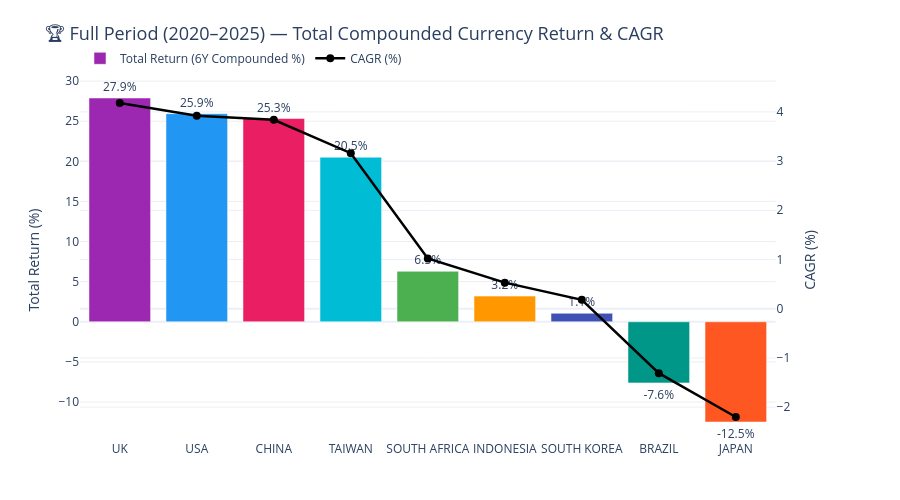

The notebook cell this image was saved under:
### Code cell
# ── Graph 4: Total Return bar + CAGR line ──
total_sorted = total_df.sort_values('Total Net Return (%)', ascending=False)

fig = make_subplots(specs=[[{'secondary_y': True}]])

fig.add_trace(go.Bar(
    x=total_sorted['Country'],
    y=total_sorted['Total Net Return (%)'],
    name='Total Return (6Y Compounded %)',
    marker_color=[COUNTRY_COLORS[c] for c in total_sorted['Country']],
    text=[f'{v:.1f}%' for v in total_sorted['Total Net Return (%)']],
    textposition='outside'
), secondary_y=False)

fig.add_trace(go.Scatter(
    x=total_sorted['Country'],
    y=total_sorted['CAGR (%)'],
    name='CAGR (%)',
    line=dict(color='black', width=2.5),
    mode='lines+markers',
    marker=dict(size=8)
), secondary_y=True)

fig.update_layout(
    title=dict(text='🏆 Full Period (2020–2025) — Total Compounded Currency Return & CAGR', font=dict(size=18)),
    height=500,
    plot_bgcolor='rgba(0,0,0,0)',
    yaxis=dict(gridcolor='#eee', title='Total Return (%)'),
    legend=dict(orientation='h', yanchor='bottom', y=1.02),
    margin=dict(t=80, b=60)
)
fig.update_yaxes(title_text='CAGR (%)', secondary_y=True)
fig.show()

### Figure 1 — Plotly figure (JSON) as saved in the notebook; plotly's stock layout.template omitted (floating-point values rounded to 4 significant figures)
{"data": [{"marker": {"color": ["#9C27B0", "#2196F3", "#E91E63", "#00BCD4", "#4CAF50", "#FF9800", "#3F51B5", "#009688", "#FF5722"]}, "name": "Total Return (6Y Compounded %)", "text": ["27.9%", "25.9%", "25.3%", "20.5%", "6.3%", "3.2%", "1.1%", "-7.6%", "-12.5%"], "textposition": "outside", "type": "bar", "x": ["UK", "USA", "CHINA", "TAIWAN", "SOUTH AFRICA", "INDONESIA", "SOUTH KOREA", "BRAZIL", "JAPAN"], "xaxis": "x", "y": [27.89, 25.94, 25.33, 20.51, 6.29, 3.2, 1.06, -7.62, -12.49], "yaxis": "y"}, {"line": {"color": "black", "width": 2.5}, "marker": {"size": 8}, "mode": "lines+markers", "name": "CAGR (%)", "type": "scatter", "x": ["UK", "USA", "CHINA", "TAIWAN", "SOUTH AFRICA", "INDONESIA", "SOUTH KOREA", "BRAZIL", "JAPAN"], "xaxis": "x", "y": [4.18, 3.92, 3.84, 3.16, 1.02, 0.53, 0.18, -1.31, -2.2], "yaxis": "y2"}], "layout": {"height": 500, "legend": {"orientation": "h", "y": 1.02, "yanchor": "bottom"}, "margin": {"b": 60, "t": 80}, "plot_bgcolor": "rgba(0,0,0,0)", "title": {"font": {"size": 18}, "text": "🏆 Full Period (2020–2025) — Total Compounded Currency Return & CAGR"}, "xaxis": {"anchor": "y", "domain": [0, 0.94]}, "yaxis": {"anchor": "x", "domain": [0, 1], "gridcolor": "#eee", "title": {"text": "Total Return (%)"}}, "yaxis2": {"anchor": "x", "overlaying": "y", "side": "right", "title": {"text": "CAGR (%)"}}}}
